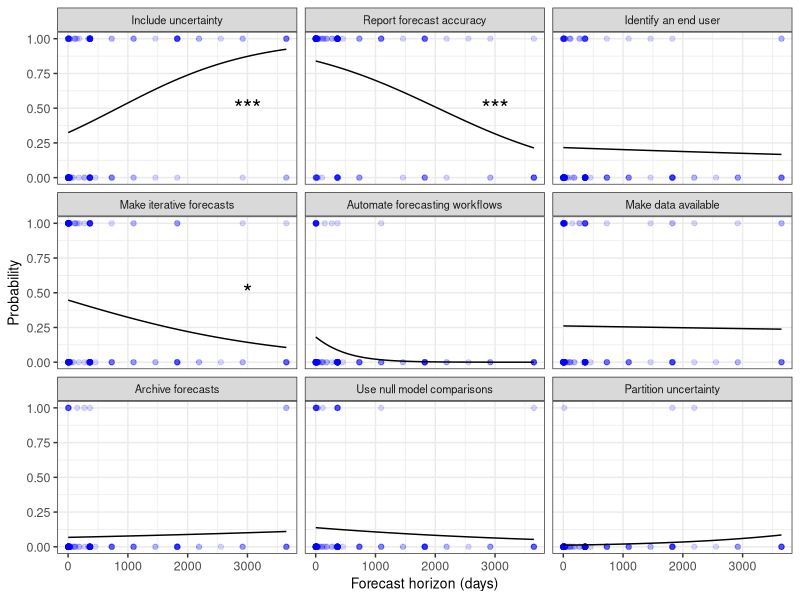
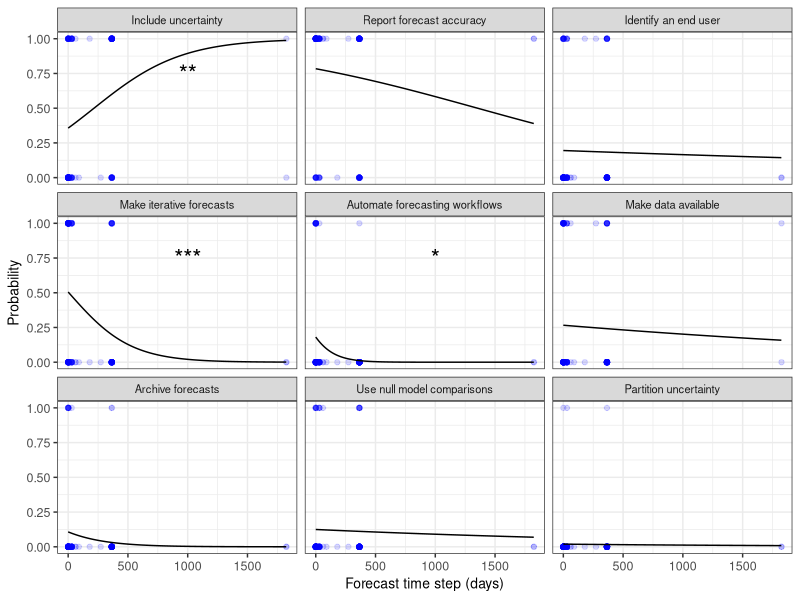
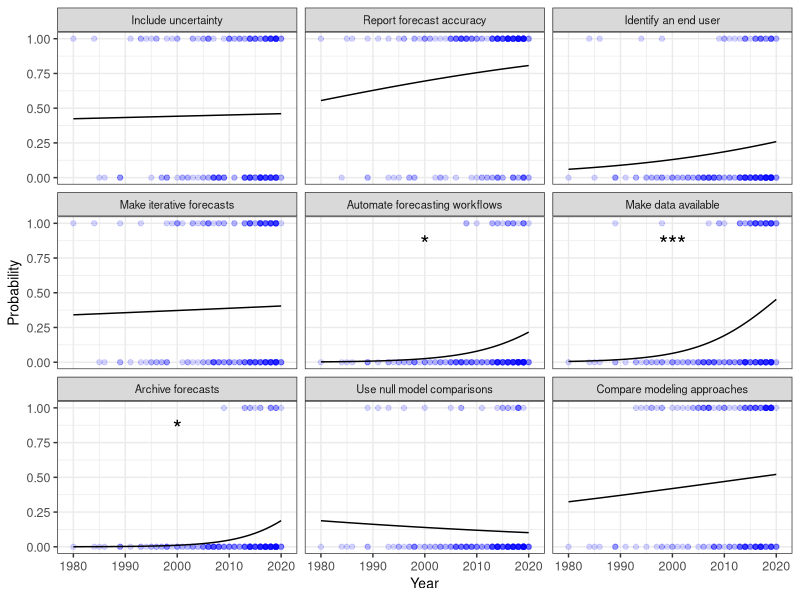

The R source for these figures, in order:
## ---- chunk 1
knitr::opts_chunk$set(echo = TRUE)
library(tidyverse)
## ---- chunk 2
#Load data
complete_forecasts <- read.csv("../Data/complete_dataset_with_source.csv")
complete_forecasts = complete_forecasts%>%
  mutate(Horiz_days = as.numeric(Horiz_days))%>%
  filter(!is.na(Horiz_days),
         Horiz_days<=3650)

#Some best practices are already binary variables. Others (automation, uncertainty, and iterative workflows that update model parameters) need to be converted to binary variables for logistic regression
complete_forecasts$Automated_bin <- 0 #Create a variable for binary forecast automation data
complete_forecasts$Automated_bin[complete_forecasts$Automated_yn %in% c("At least one data stream","Yes all data streams")]<-1 #If at least one data stream is automated, the paper counts as being automated
complete_forecasts$Uncert_yn <- as.numeric(!complete_forecasts$Uncert_category == "no") #If the forecast has any sort of uncertainty it counts as demonstrating uncertainty
complete_forecasts$it_no_update_ic <- complete_forecasts$Iterative_yn==1&!complete_forecasts$DA_type%in%c("update IC","autoregressive, so new observed data become predictors for the next timestep","UNK","NA","autoregressive, uses previous observations to predict value at next timestep","previous ten days of driver data used as predictor in model, so it is updating iteratively") #Set up a variable for iterative workflows that do more than just update initial conditions

#If the forecast is not evaluated, sometimes Forecast_eval_shown is set to NA. Here, we change those NAs to 0
complete_forecasts$Forecast_eval_shown[complete_forecasts$Forecast_eval == 0] <- 0


###
# Statistics
###

#Calculate the number and percent of papers that demonstrate each best practice
complete_forecasts%>%
  summarize(aut = sum(Automated_bin)/n(),
            aut_n = sum(Automated_bin),
            eva = sum(Forecast_eval_shown)/n(),
            eva_n = sum(Forecast_eval_shown),
            unc = sum(Uncert_yn)/n(),
            unc_n = sum(Uncert_yn),
            ite = sum(Iterative_yn)/n(),
            ite_n = sum(Iterative_yn),
            ite_no_ic = sum(it_no_update_ic)/n(),
            ite_no_ic_n = sum(it_no_update_ic),
            arc = sum(Archiving_yn)/n(),
            arc_n = sum(Archiving_yn),
            use = sum(End_user_yn)/n(),
            use_n = sum(End_user_yn),
            dat = sum(Drivers_published)/n(),
            dat_n = sum(Drivers_published),
            nul = sum(Null_yn)/n(),
            nul_n = sum(Null_yn),
            prt = sum(Uncert_partition_yn)/n(),
            prt_n = sum(Uncert_partition_yn))

#Calculate how many best practices each paper demonstrated
total = complete_forecasts%>%
  group_by(Title)%>%
  summarize(aut = sum(Automated_bin)/n(),
            eva = sum(Forecast_eval_shown)/n(),
            unc = sum(Uncert_yn)/n(),
            ite = sum(Iterative_yn)/n(),
            arc = sum(Archiving_yn)/n(),
            use = sum(End_user_yn)/n(),
            dat = sum(Drivers_published)/n(),
            nul = sum(Null_yn)/n(),
            prt = sum(Uncert_partition_yn)/n(),
            Total = sum(aut,eva,unc,ite,arc,use,dat,nul,prt))
summary(as.factor(total$Total)) #Find the number of papers each number of best practices
mean(total$Total) #Mean number of best practies used
median(total$Total) #Median number of best practices used

# Filter out the one paper from 1932
complete_forecasts = complete_forecasts%>%
  filter(Year>1932)

#Perform binary logistic regression for all best practices
aut = glm(Automated_bin~Horiz_days, data = complete_forecasts, family = "binomial")
eva = glm(Forecast_eval_shown~Horiz_days, data = complete_forecasts, family = "binomial")
unc = glm(Uncert_yn~Horiz_days, data = complete_forecasts, family = "binomial")
ite = glm(Iterative_yn~Horiz_days, data = complete_forecasts, family = "binomial")
ite_no_ic = glm(it_no_update_ic~Horiz_days, data = complete_forecasts, family = "binomial")
arc = glm(Archiving_yn~Horiz_days, data = complete_forecasts, family = "binomial")
use = glm(End_user_yn~Horiz_days, data = complete_forecasts, family = "binomial")
dat = glm(Drivers_published~Horiz_days, data = complete_forecasts, family = "binomial")
nul = glm(Null_yn~Horiz_days, data = complete_forecasts, family = "binomial")
prt = glm(Uncert_partition_yn~Horiz_days, data = complete_forecasts, family = "binomial")

#Summarize logisitic regression results in one data frame
results = data.frame(var2 = "Include data driven uncertainty")%>%
  full_join(data.frame(summary(unc)$coefficients, var2 = NA)%>% mutate(var = "Include data driven uncertainty"))%>%
  full_join(data.frame(var2 = "Assess and report forecast skill"))%>%
  full_join(data.frame(summary(eva)$coefficients) %>% mutate(var = "Assess and report forecast skill"))%>%
  full_join(data.frame(var2 = "Identify an end user"))%>%
  full_join(data.frame(summary(use)$coefficients) %>% mutate(var = "Identify an end user"))%>%
  full_join(data.frame(var2 = "Make iterative forecasts"))%>%
  full_join(data.frame(summary(ite)$coefficients) %>% mutate(var = "Make iterative forecasts"))%>%
  full_join(data.frame(var2 = "Make iterative forecasts (updating model parameters)"))%>%
  full_join(data.frame(summary(ite_no_ic)$coefficients) %>% mutate(var = "Make iterative forecasts (updating model parameters)"))%>%
  full_join(data.frame(var2 = "Develop automated forecasting workflows"))%>%
  full_join(data.frame(summary(aut)$coefficients) %>% mutate(var = "Develop automated forecasting workflows"))%>%
  full_join(data.frame(var2 = "Make data available"))%>%
  full_join(data.frame(summary(dat)$coefficients) %>% mutate(var = "Make data available"))%>%
  full_join(data.frame(var2 = "Archive forecasts"))%>%
  full_join(data.frame(summary(arc)$coefficients) %>% mutate(var = "Archive forecasts"))%>%
  full_join(data.frame(var2 = "Use null model comparisons"))%>%
  full_join(data.frame(summary(nul)$coefficients) %>% mutate(var = "Use null model comparisons"))%>%
  full_join(data.frame(var2 = "Partition uncertainty"))%>%
  full_join(data.frame(summary(prt)$coefficients) %>% mutate(var = "Partition uncertainty"))%>%
  mutate(param = rep(c(NA,"Intercept","Horiz_days"),10))%>% #Label intercept and Horiz_days rows
  select(var, var2, param, Estimate, Std..Error, z.value, Pr...z..)

results[-c(1,2,3)] = round(results[-c(1,2,3)], 3) #Round p-values to 3 decimal points
results$param[is.na(results$param)]<-results$var2[is.na(results$param)] #Fill in missing best practice names
results%>% #Filter out unnecessary variable names and view final table
  select(-var2, -var)


###
# Plot
###

# Calculate model predictions for plot
x = min(complete_forecasts$Horiz_days):max(complete_forecasts$Horiz_days)
probs = predict(aut, list(Horiz_days = x), type = "response") #For the first best practice
prob_df = data.frame(var = rep("Automated_bin",length(x)),x=x,probs=probs)
real_name = c("Automated_bin", "Forecast_eval_shown", "Uncert_yn", "Iterative_yn","Archiving_yn", "End_user_yn","Drivers_published", "Null_yn", "Uncert_partition_yn") #Vector of best practice names to merge with complete_forecasts dataset
model = c("aut", "eva","unc","ite","arc","use","dat","nul","prt") #Vector of model names created above
#Loop through all models and generate predictions
for (i in 2:length(model)){
  probs = predict(get(model[i]), list(Horiz_days = x), type = "response")
  new = data.frame(var = rep(real_name[i],length(x)),x=x,probs=probs)
  prob_df = prob_df%>%
    full_join(new)
}

#Create a long-formatted dataframe with all best practices in one column
cf = complete_forecasts%>%
  select(Automated_bin, Forecast_eval_shown, Uncert_yn, Iterative_yn, Archiving_yn, End_user_yn, Drivers_published, Null_yn, Uncert_partition_yn, Horiz_days)%>%
  pivot_longer(cols = -Horiz_days)%>%
  rename(var = name, x = Horiz_days)

#Create a vector of names as we would like them in the figure
labs = c("Automate forecasting workflows","Report forecast accuracy", "Include uncertainty","Make iterative forecasts","Archive forecasts", "Identify an end user","Make data available", "Use null model comparisons", "Partition uncertainty")
names(labs) = real_name #Assign the name of the labs to the best practice name as they are in the data frame (for plotting purposes)

#Convert the best practice variable into a factor in both datasets
prob_df$var = factor(prob_df$var, levels = c("Uncert_yn", "Forecast_eval_shown", "End_user_yn", "Iterative_yn", "Automated_bin", "Drivers_published", "Archiving_yn", "Null_yn", "Uncert_partition_yn"))
cf$var = factor(cf$var, levels = c("Uncert_yn", "Forecast_eval_shown", "End_user_yn", "Iterative_yn", "Automated_bin", "Drivers_published", "Archiving_yn", "Null_yn", "Uncert_partition_yn"))

#Calculate significance levels to add to graph
results = results%>%
  filter(param == "Horiz_days")%>%
  select(-var2)%>%
  filter(!var == "Make iterative forecasts (updating model parameters)")%>%
  mutate(sig = "")
results$sig[results$Pr...z..<0.05] <- "*"
results$sig[results$Pr...z..<0.01] <- "**"
results$sig[results$Pr...z..<0.001] <- "***"
#Label the variable for results data frame
results$var <- c("Uncert_yn", "Forecast_eval_shown", "End_user_yn", "Iterative_yn", "Automated_bin", "Drivers_published", "Archiving_yn", "Null_yn", "Uncert_partition_yn")
results$var = factor(results$var) #Convert to factor

#Plot best practices over time with logistic regression results
jpeg("../Figures/best_practices_regression_review_horiz.jpg",res = 800,width = 6, height = 5, units = "in")
plot = prob_df%>%
  ggplot(aes(x = x, y = probs))+
  geom_point(aes(y = value), data = cf, alpha = .15, color = "blue")+
  geom_text(aes(x = 3000, y = .5, label = sig), data = results, size = 6)+
  geom_line()+
  ylim(0,1)+
  facet_wrap(~var, labeller = labeller(var = labs))+
  theme_bw()+
  ylab("Probability")+
  xlab("Forecast horizon (days)")+
  theme(text=element_text(size=10,  family="Helvetica"),
        axis.text = element_text(size = 9, family="Helvetica"))
plot
dev.off()
## ---- chunk 3
#Load data
complete_forecasts <- read.csv("../Data/complete_dataset_with_source.csv")
complete_forecasts = complete_forecasts%>%
  mutate(Time_step_days = as.numeric(Time_step_days))%>%
  filter(!is.na(Time_step_days))

#Some best practices are already binary variables. Others (automation, uncertainty, and iterative workflows that update model parameters) need to be converted to binary variables for logistic regression
complete_forecasts$Automated_bin <- 0 #Create a variable for binary forecast automation data
complete_forecasts$Automated_bin[complete_forecasts$Automated_yn %in% c("At least one data stream","Yes all data streams")]<-1 #If at least one data stream is automated, the paper counts as being automated
complete_forecasts$Uncert_yn <- as.numeric(!complete_forecasts$Uncert_category == "no") #If the forecast has any sort of uncertainty it counts as demonstrating uncertainty
complete_forecasts$it_no_update_ic <- complete_forecasts$Iterative_yn==1&!complete_forecasts$DA_type%in%c("update IC","autoregressive, so new observed data become predictors for the next timestep","UNK","NA","autoregressive, uses previous observations to predict value at next timestep","previous ten days of driver data used as predictor in model, so it is updating iteratively") #Set up a variable for iterative workflows that do more than just update initial conditions

#If the forecast is not evaluated, sometimes Forecast_eval_shown is set to NA. Here, we change those NAs to 0
complete_forecasts$Forecast_eval_shown[complete_forecasts$Forecast_eval == 0] <- 0


###
# Statistics
###

#Calculate the number and percent of papers that demonstrate each best practice
complete_forecasts%>%
  summarize(aut = sum(Automated_bin)/n(),
            aut_n = sum(Automated_bin),
            eva = sum(Forecast_eval_shown)/n(),
            eva_n = sum(Forecast_eval_shown),
            unc = sum(Uncert_yn)/n(),
            unc_n = sum(Uncert_yn),
            ite = sum(Iterative_yn)/n(),
            ite_n = sum(Iterative_yn),
            ite_no_ic = sum(it_no_update_ic)/n(),
            ite_no_ic_n = sum(it_no_update_ic),
            arc = sum(Archiving_yn)/n(),
            arc_n = sum(Archiving_yn),
            use = sum(End_user_yn)/n(),
            use_n = sum(End_user_yn),
            dat = sum(Drivers_published)/n(),
            dat_n = sum(Drivers_published),
            nul = sum(Null_yn)/n(),
            nul_n = sum(Null_yn),
            prt = sum(Uncert_partition_yn)/n(),
            prt_n = sum(Uncert_partition_yn))

#Calculate how many best practices each paper demonstrated
total = complete_forecasts%>%
  group_by(Title)%>%
  summarize(aut = sum(Automated_bin)/n(),
            eva = sum(Forecast_eval_shown)/n(),
            unc = sum(Uncert_yn)/n(),
            ite = sum(Iterative_yn)/n(),
            arc = sum(Archiving_yn)/n(),
            use = sum(End_user_yn)/n(),
            dat = sum(Drivers_published)/n(),
            nul = sum(Null_yn)/n(),
            prt = sum(Uncert_partition_yn)/n(),
            Total = sum(aut,eva,unc,ite,arc,use,dat,nul,prt))
summary(as.factor(total$Total)) #Find the number of papers each number of best practices
mean(total$Total) #Mean number of best practies used
median(total$Total) #Median number of best practices used

# Filter out the one paper from 1932
complete_forecasts = complete_forecasts%>%
  filter(Year>1932)

#Perform binary logistic regression for all best practices
aut = glm(Automated_bin~Time_step_days, data = complete_forecasts, family = "binomial")
eva = glm(Forecast_eval_shown~Time_step_days, data = complete_forecasts, family = "binomial")
unc = glm(Uncert_yn~Time_step_days, data = complete_forecasts, family = "binomial")
ite = glm(Iterative_yn~Time_step_days, data = complete_forecasts, family = "binomial")
ite_no_ic = glm(it_no_update_ic~Time_step_days, data = complete_forecasts, family = "binomial")
arc = glm(Archiving_yn~Time_step_days, data = complete_forecasts, family = "binomial")
use = glm(End_user_yn~Time_step_days, data = complete_forecasts, family = "binomial")
dat = glm(Drivers_published~Time_step_days, data = complete_forecasts, family = "binomial")
nul = glm(Null_yn~Time_step_days, data = complete_forecasts, family = "binomial")
prt = glm(Uncert_partition_yn~Time_step_days, data = complete_forecasts, family = "binomial")

#Summarize logisitic regression results in one data frame
results = data.frame(var2 = "Include data driven uncertainty")%>%
  full_join(data.frame(summary(unc)$coefficients, var2 = NA)%>% mutate(var = "Include data driven uncertainty"))%>%
  full_join(data.frame(var2 = "Assess and report forecast skill"))%>%
  full_join(data.frame(summary(eva)$coefficients) %>% mutate(var = "Assess and report forecast skill"))%>%
  full_join(data.frame(var2 = "Identify an end user"))%>%
  full_join(data.frame(summary(use)$coefficients) %>% mutate(var = "Identify an end user"))%>%
  full_join(data.frame(var2 = "Make iterative forecasts"))%>%
  full_join(data.frame(summary(ite)$coefficients) %>% mutate(var = "Make iterative forecasts"))%>%
  full_join(data.frame(var2 = "Make iterative forecasts (updating model parameters)"))%>%
  full_join(data.frame(summary(ite_no_ic)$coefficients) %>% mutate(var = "Make iterative forecasts (updating model parameters)"))%>%
  full_join(data.frame(var2 = "Develop automated forecasting workflows"))%>%
  full_join(data.frame(summary(aut)$coefficients) %>% mutate(var = "Develop automated forecasting workflows"))%>%
  full_join(data.frame(var2 = "Make data available"))%>%
  full_join(data.frame(summary(dat)$coefficients) %>% mutate(var = "Make data available"))%>%
  full_join(data.frame(var2 = "Archive forecasts"))%>%
  full_join(data.frame(summary(arc)$coefficients) %>% mutate(var = "Archive forecasts"))%>%
  full_join(data.frame(var2 = "Use null model comparisons"))%>%
  full_join(data.frame(summary(nul)$coefficients) %>% mutate(var = "Use null model comparisons"))%>%
  full_join(data.frame(var2 = "Partition uncertainty"))%>%
  full_join(data.frame(summary(prt)$coefficients) %>% mutate(var = "Partition uncertainty"))%>%
  mutate(param = rep(c(NA,"Intercept","Time_step_days"),10))%>% #Label intercept and Time_step_days rows
  select(var, var2, param, Estimate, Std..Error, z.value, Pr...z..)

results[-c(1,2,3)] = round(results[-c(1,2,3)], 3) #Round p-values to 3 decimal points
results$param[is.na(results$param)]<-results$var2[is.na(results$param)] #Fill in missing best practice names
results%>% #Filter out unnecessary variable names and view final table
  select(-var2, -var)


###
# Plot
###

# Calculate model predictions for plot
x = min(complete_forecasts$Time_step_days):max(complete_forecasts$Time_step_days)
probs = predict(aut, list(Time_step_days = x), type = "response") #For the first best practice
prob_df = data.frame(var = rep("Automated_bin",length(x)),x=x,probs=probs)
real_name = c("Automated_bin", "Forecast_eval_shown", "Uncert_yn", "Iterative_yn","Archiving_yn", "End_user_yn","Drivers_published", "Null_yn", "Uncert_partition_yn") #Vector of best practice names to merge with complete_forecasts dataset
model = c("aut", "eva","unc","ite","arc","use","dat","nul","prt") #Vector of model names created above
#Loop through all models and generate predictions
for (i in 2:length(model)){
  probs = predict(get(model[i]), list(Time_step_days = x), type = "response")
  new = data.frame(var = rep(real_name[i],length(x)),x=x,probs=probs)
  prob_df = prob_df%>%
    full_join(new)
}

#Create a long-formatted dataframe with all best practices in one column
cf = complete_forecasts%>%
  select(Automated_bin, Forecast_eval_shown, Uncert_yn, Iterative_yn, Archiving_yn, End_user_yn, Drivers_published, Null_yn, Uncert_partition_yn, Time_step_days)%>%
  pivot_longer(cols = -Time_step_days)%>%
  rename(var = name, x = Time_step_days)

#Create a vector of names as we would like them in the figure
labs = c("Automate forecasting workflows","Report forecast accuracy", "Include uncertainty","Make iterative forecasts","Archive forecasts", "Identify an end user","Make data available", "Use null model comparisons", "Partition uncertainty")
names(labs) = real_name #Assign the name of the labs to the best practice name as they are in the data frame (for plotting purposes)

#Convert the best practice variable into a factor in both datasets
prob_df$var = factor(prob_df$var, levels = c("Uncert_yn", "Forecast_eval_shown", "End_user_yn", "Iterative_yn", "Automated_bin", "Drivers_published", "Archiving_yn", "Null_yn", "Uncert_partition_yn"))
cf$var = factor(cf$var, levels = c("Uncert_yn", "Forecast_eval_shown", "End_user_yn", "Iterative_yn", "Automated_bin", "Drivers_published", "Archiving_yn", "Null_yn", "Uncert_partition_yn"))

#Calculate significance levels to add to graph
results = results%>%
  filter(param == "Time_step_days")%>%
  select(-var2)%>%
  filter(!var == "Make iterative forecasts (updating model parameters)")%>%
  mutate(sig = "")
results$sig[results$Pr...z..<0.05] <- "*"
results$sig[results$Pr...z..<0.01] <- "**"
results$sig[results$Pr...z..<0.001] <- "***"
#Label the variable for results data frame
results$var <- c("Uncert_yn", "Forecast_eval_shown", "End_user_yn", "Iterative_yn", "Automated_bin", "Drivers_published", "Archiving_yn", "Null_yn", "Uncert_partition_yn")
results$var = factor(results$var) #Convert to factor

#Plot best practices over time with logistic regression results
jpeg("../Figures/best_practices_regression_review_step.jpg",res = 800,width = 6, height = 5, units = "in")
plot = prob_df%>%
  ggplot(aes(x = x, y = probs))+
  geom_point(aes(y = value), data = cf, alpha = .15, color = "blue")+
  geom_text(aes(x = 1000, y = .75, label = sig), data = results, size = 6)+
  geom_line()+
  ylim(0,1)+
  facet_wrap(~var, labeller = labeller(var = labs))+
  theme_bw()+
  ylab("Probability")+
  xlab("Forecast time step (days)")+
  theme(text=element_text(size=10,  family="Helvetica"),
        axis.text = element_text(size = 9, family="Helvetica"))
plot
dev.off()
## ---- chunk 4
#Load data
complete_forecasts <- read.csv("../Data/complete_dataset_with_source.csv")

#Some best practices are already binary variables. Others (automation, uncertainty, and iterative workflows that update model parameters) need to be converted to binary variables for logistic regression
complete_forecasts$Automated_bin <- 0 #Create a variable for binary forecast automation data
complete_forecasts$Automated_bin[complete_forecasts$Automated_yn %in% c("At least one data stream","Yes all data streams")]<-1 #If at least one data stream is automated, the paper counts as being automated
complete_forecasts$Uncert_yn <- as.numeric(!complete_forecasts$Uncert_category == "no") #If the forecast has any sort of uncertainty it counts as demonstrating uncertainty
complete_forecasts$it_no_update_ic <- complete_forecasts$Iterative_yn==1&!complete_forecasts$DA_type%in%c("update IC","autoregressive, so new observed data become predictors for the next timestep","UNK","NA","autoregressive, uses previous observations to predict value at next timestep","previous ten days of driver data used as predictor in model, so it is updating iteratively") #Set up a variable for iterative workflows that do more than just update initial conditions

#If the forecast is not evaluated, sometimes Forecast_eval_shown is set to NA. Here, we change those NAs to 0
complete_forecasts$Forecast_eval_shown[complete_forecasts$Forecast_eval == 0] <- 0


###
# Statistics
###

#Calculate the number and percent of papers that demonstrate each best practice
complete_forecasts%>%
  summarize(aut = sum(Automated_bin)/n(),
            aut_n = sum(Automated_bin),
            eva = sum(Forecast_eval_shown)/n(),
            eva_n = sum(Forecast_eval_shown),
            unc = sum(Uncert_yn)/n(),
            unc_n = sum(Uncert_yn),
            ite = sum(Iterative_yn)/n(),
            ite_n = sum(Iterative_yn),
            ite_no_ic = sum(it_no_update_ic)/n(),
            ite_no_ic_n = sum(it_no_update_ic),
            arc = sum(Archiving_yn)/n(),
            arc_n = sum(Archiving_yn),
            use = sum(End_user_yn)/n(),
            use_n = sum(End_user_yn),
            dat = sum(Drivers_published)/n(),
            dat_n = sum(Drivers_published),
            nul = sum(Null_yn)/n(),
            nul_n = sum(Null_yn),
            prt = sum(Uncert_partition_yn)/n(),
            prt_n = sum(Uncert_partition_yn),
            mul = sum(Multiple_approaches_yn)/n(),
            mul_n = sum(Multiple_approaches_yn))

#Calculate how many best practices each paper demonstrated
total = complete_forecasts%>%
  group_by(Title)%>%
  summarize(aut = sum(Automated_bin)/n(),
            eva = sum(Forecast_eval_shown)/n(),
            unc = sum(Uncert_yn)/n(),
            ite = sum(Iterative_yn)/n(),
            arc = sum(Archiving_yn)/n(),
            use = sum(End_user_yn)/n(),
            dat = sum(Drivers_published)/n(),
            nul = sum(Null_yn)/n(),
            mul = sum(Multiple_approaches_yn)/n(),
            Total = sum(aut,eva,unc,ite,arc,use,dat,nul,mul))
summary(as.factor(total$Total)) #Find the number of papers each number of best practices
mean(total$Total) #Mean number of best practies used
median(total$Total) #Median number of best practices used

# Filter out the one paper from 1932
complete_forecasts = complete_forecasts%>%
  filter(Year>1932)

#Perform binary logistic regression for all best practices
aut = glm(Automated_bin~Year, data = complete_forecasts, family = "binomial")
eva = glm(Forecast_eval_shown~Year, data = complete_forecasts, family = "binomial")
unc = glm(Uncert_yn~Year, data = complete_forecasts, family = "binomial")
ite = glm(Iterative_yn~Year, data = complete_forecasts, family = "binomial")
ite_no_ic = glm(it_no_update_ic~Year, data = complete_forecasts, family = "binomial")
arc = glm(Archiving_yn~Year, data = complete_forecasts, family = "binomial")
use = glm(End_user_yn~Year, data = complete_forecasts, family = "binomial")
dat = glm(Drivers_published~Year, data = complete_forecasts, family = "binomial")
nul = glm(Null_yn~Year, data = complete_forecasts, family = "binomial")
mul = glm(Multiple_approaches_yn~Year, data = complete_forecasts, family = "binomial")

#Summarize logisitic regression results in one data frame
results = data.frame(var2 = "Include data driven uncertainty")%>%
  full_join(data.frame(summary(unc)$coefficients, var2 = NA)%>% mutate(var = "Include data driven uncertainty"))%>%
  full_join(data.frame(var2 = "Assess and report forecast skill"))%>%
  full_join(data.frame(summary(eva)$coefficients) %>% mutate(var = "Assess and report forecast skill"))%>%
  full_join(data.frame(var2 = "Identify an end user"))%>%
  full_join(data.frame(summary(use)$coefficients) %>% mutate(var = "Identify an end user"))%>%
  full_join(data.frame(var2 = "Make iterative forecasts"))%>%
  full_join(data.frame(summary(ite)$coefficients) %>% mutate(var = "Make iterative forecasts"))%>%
  full_join(data.frame(var2 = "Make iterative forecasts (updating model parameters)"))%>%
  full_join(data.frame(summary(ite_no_ic)$coefficients) %>% mutate(var = "Make iterative forecasts (updating model parameters)"))%>%
  full_join(data.frame(var2 = "Develop automated forecasting workflows"))%>%
  full_join(data.frame(summary(aut)$coefficients) %>% mutate(var = "Develop automated forecasting workflows"))%>%
  full_join(data.frame(var2 = "Make data available"))%>%
  full_join(data.frame(summary(dat)$coefficients) %>% mutate(var = "Make data available"))%>%
  full_join(data.frame(var2 = "Archive forecasts"))%>%
  full_join(data.frame(summary(arc)$coefficients) %>% mutate(var = "Archive forecasts"))%>%
  full_join(data.frame(var2 = "Use null model comparisons"))%>%
  full_join(data.frame(summary(nul)$coefficients) %>% mutate(var = "Use null model comparisons"))%>%
  full_join(data.frame(var2 = "Multiple approaches"))%>%
  full_join(data.frame(summary(mul)$coefficients) %>% mutate(var = "Multiple approaches"))%>%
  mutate(param = rep(c(NA,"Intercept","Year"),10))%>% #Label intercept and year rows
  select(var, var2, param, Estimate, Std..Error, z.value, Pr...z..)

results[-c(1,2,3)] = round(results[-c(1,2,3)], 3) #Round p-values to 3 decimal points
results$param[is.na(results$param)]<-results$var2[is.na(results$param)] #Fill in missing best practice names
results%>% #Filter out unnecessary variable names and view final table
  select(-var2, -var)

mult = complete_forecasts%>%
  filter(Multiple_approaches_yn==1)
summary(mult$Approach_n)


###
# Plot
###

# Calculate model predictions for plot
x = 1980:2020
probs = predict(aut, list(Year = x), type = "response") #For the first best practice
prob_df = data.frame(var = rep("Automated_bin",length(x)),x=x,probs=probs)
real_name = c("Automated_bin", "Forecast_eval_shown", "Uncert_yn", "Iterative_yn","Archiving_yn", "End_user_yn","Drivers_published", "Null_yn","Multiple_approaches_yn") #Vector of best practice names to merge with complete_forecasts dataset
model = c("aut", "eva","unc","ite","arc","use","dat","nul","mul") #Vector of model names created above
#Loop through all models and generate predictions
for (i in 2:length(model)){
  probs = predict(get(model[i]), list(Year = x), type = "response")
  new = data.frame(var = rep(real_name[i],length(x)),x=x,probs=probs)
  prob_df = prob_df%>%
    full_join(new)
}

#Create a long-formatted dataframe with all best practices in one column
cf = complete_forecasts%>%
  select(Automated_bin, Forecast_eval_shown, Uncert_yn, Iterative_yn, Archiving_yn, End_user_yn, Drivers_published, Null_yn, Multiple_approaches_yn, Year)%>%
  pivot_longer(cols = -Year)%>%
  rename(var = name, x = Year)

#Create a vector of names as we would like them in the figure
labs = c("Automate forecasting workflows","Report forecast accuracy", "Include uncertainty","Make iterative forecasts","Archive forecasts", "Identify an end user","Make data available", "Use null model comparisons", "Compare modeling approaches")
names(labs) = real_name #Assign the name of the labs to the best practice name as they are in the data frame (for plotting purposes)

#Convert the best practice variable into a factor in both datasets
prob_df$var = factor(prob_df$var, levels = c("Uncert_yn", "Forecast_eval_shown", "End_user_yn", "Iterative_yn", "Automated_bin", "Drivers_published", "Archiving_yn", "Null_yn", "Multiple_approaches_yn"))
cf$var = factor(cf$var, levels = c("Uncert_yn", "Forecast_eval_shown", "End_user_yn", "Iterative_yn", "Automated_bin", "Drivers_published", "Archiving_yn", "Null_yn", "Multiple_approaches_yn"))

#Calculate significance levels to add to graph
results = results%>%
  filter(param == "Year")%>%
  select(-var2)%>%
  filter(!var == "Make iterative forecasts (updating model parameters)")%>%
  mutate(sig = "")
results$sig[results$Pr...z..<0.05] <- "*"
results$sig[results$Pr...z..<0.01] <- "**"
results$sig[results$Pr...z..<0.001] <- "***"
#Label the variable for results data frame
results$var <- c("Uncert_yn", "Forecast_eval_shown", "End_user_yn", "Iterative_yn", "Automated_bin", "Drivers_published", "Archiving_yn", "Null_yn","Multiple_approaches_yn")
results$var = factor(results$var) #Convert to factor

#Plot best practices over time with logistic regression results
tiff("../Figures/best_practices_regression_with_mult.tif",res = 800,width = 6, height = 5, units = "in", compression="lzw")
plot = prob_df%>%
  ggplot(aes(x = x, y = probs))+
  geom_point(aes(y = value), data = cf, alpha = .15, color = "blue")+
  geom_text(aes(x = 2000, y = .85, label = sig), data = results, size = 6)+
  geom_line()+
  ylim(0,1)+
  xlim(1979,2021)+
  facet_wrap(~var, labeller = labeller(var = labs))+
  theme_bw()+
  ylab("Probability")+
  xlab("Year")+
  theme(text=element_text(size=10,  family="Helvetica"),
        axis.text = element_text(size = 9, family="Helvetica"))
plot
dev.off()
